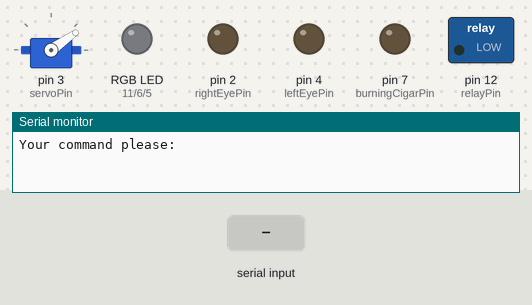
The sketch below on a simulated Arduino Uno, built with avr-gcc and run on an emulated ATmega328P. On the bench: servo, switched loads named in the sketch (green lamp = pin HIGH), an RGB LED mixed from three pins (HIGH = lit), output pins drawn as LEDs (lit = HIGH), the last lines printed to the serial monitor. Inputs (shaded band) come from the test bench. Dim RGB values are drawn brighter than linear; pins used as bus, display or sensor lines are not drawn.

Above: at 1.2 s.
1.3 s: "ERROR_ON" received over Serial
At 2.0 s:
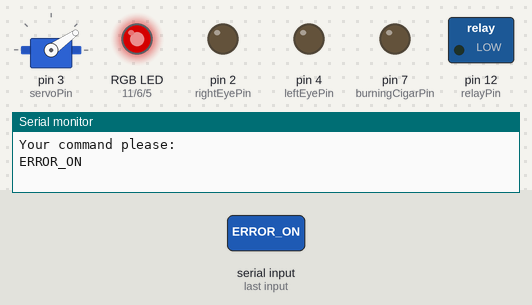
2.8 s: "BUILDING_ON" received over Serial
At 3.87 s:
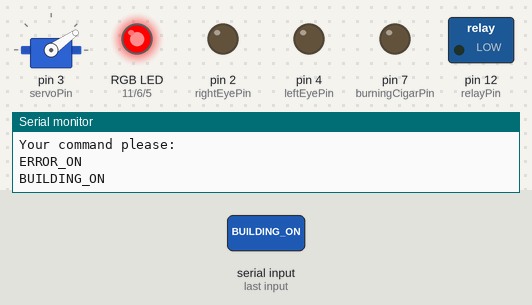
5.8 s: "SUCCESS_ON" received over Serial
At 7.79 s:
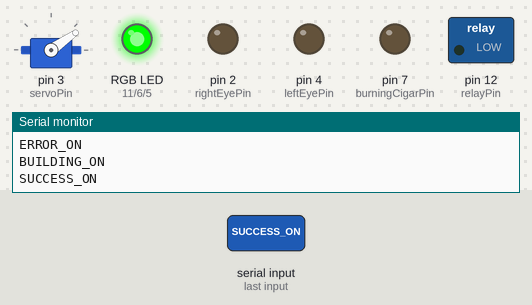
8.8 s: "LIGHTS_ON" received over Serial
At 10.8 s:
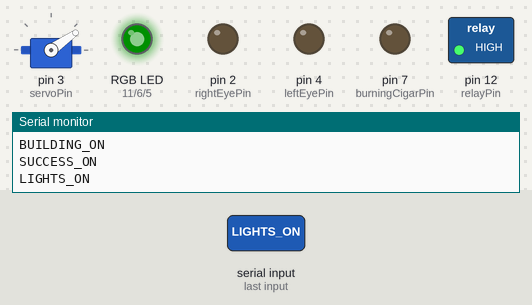
11.8 s: "MASTER_RED_ON" received over Serial
At 12.9 s:
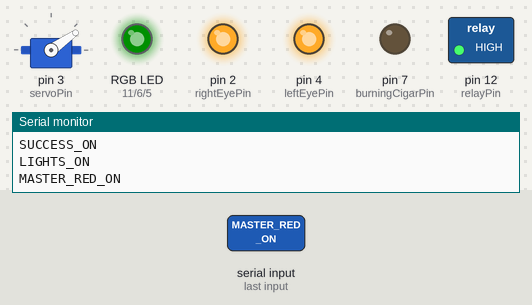
14.8 s: "LIGHTS_OFF" received over Serial
At 16.51 s:
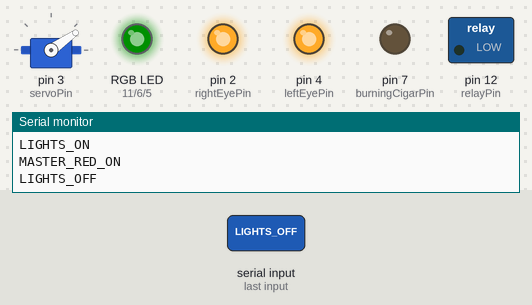
Timing chart, 0 to 18.8 s (numbered marks = the images above; inputs shaded):
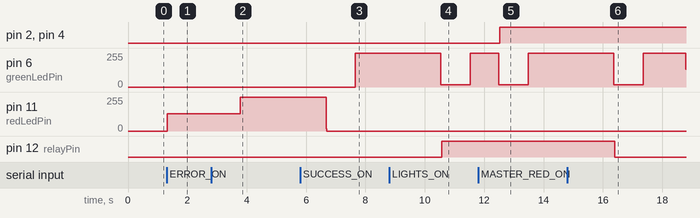

The sketch:

benderindicator.ino
```cpp
/**
 * CI-Monitoring (with bamboo) using Arduino, some LEDs, a rotating light, a little Java Backend and a Futurama Bender mask to give the project a face. Check out the video to get an idea: https://www.youtube.com/watch?v=t6Ux2xYcfyk
 */

#include <Servo.h>
#define rightEyePin 2
#define servoPin 3 //PWM
#define leftEyePin 4
#define blueLedPin 5 //PWM
#define greenLedPin 6 //PWM
#define burningCigarPin 7
//PIN 8
//PWM on PIN 9 disabled due to Servo
//PWM on PIN 10 disabled due to Servo
#define redLedPin 11 //PWM
#define relayPin 12
//PIN 13

Servo myservo;

/**
 * The following bool values are keeping the state over an extended timeperiod
 */
bool error = false;
bool lights = false;
bool success = false;
bool building = false;
bool systemenabled = true;
bool masterRed = false;
boolean cigarup = true;

/**
 * Info for hibernation
 */
unsigned long currentMillis = 0;
unsigned long lastCommandReceivedMillis = 0;

/**
 * Used for parallel port communication
 */
String comdata = "";

/**
 * Servo-Values to indicate a lowered and a raised cigar - adjust if needed!
 */
static int cigarLoweredAngle = 115;
static int cigarRaisedAngle = 35;

/**
 * Enable & Disable demo mode on startup
 */
static boolean demoModeEnabled = false;

void setup (){
  /**
   * Declare the LED Pins - all of them are of type "OUTPUT"
   */
  pinMode(blueLedPin, OUTPUT);
  pinMode(redLedPin, OUTPUT);
  pinMode(greenLedPin, OUTPUT);
  pinMode(relayPin,OUTPUT);
  pinMode(leftEyePin,OUTPUT);
  pinMode(rightEyePin,OUTPUT);
  pinMode(burningCigarPin,OUTPUT);


  //Demo at startup
  if(demoModeEnabled == true){
    demo();
  }

  myservo.attach(servoPin);

  /**
   * Initialize parallel port with default values
   */
  Serial.begin(9600);
  Serial.println("Your command please:");
  systemenabled = true;
}

void loop(){
  currentMillis = millis();

  //read string from serial monitor
  if(Serial.available()>0)  // if we get a valid byte, read analog ins:
  {
    comdata = "";
    while (Serial.available() > 0)
    {
      comdata += char(Serial.read());
      delay(2);
    }
    Serial.println(comdata);
    lastCommandReceivedMillis = millis();
  }

  if(currentMillis > lastCommandReceivedMillis + 60000){ //One minute without command - maybe client disconnected
     systemenabled = false;
  } else {
     systemenabled = true;
  }

  //Determine submitted commands
  if(comdata.indexOf("BUILDING_ON") > -1){
    building = true;
  }
  if(comdata.indexOf("BUILDING_OFF") > -1) {
    building = false;
  }
  if (comdata.indexOf("ERROR_ON") > -1){
    error = true;
    success = false;
  }
  if (comdata.indexOf("SUCCESS_ON") > -1) {
    success = true;
    error = false;
  }
  if(comdata.indexOf("LIGHTS_ON") > -1) {
    lights = true;
  }
  if(comdata.indexOf("LIGHTS_OFF") > -1) {
    lights = false;
  }
  if(comdata.indexOf("MASTER_RED_ON") > -1){
    masterRed = true;
  }
  if(comdata.indexOf("MASTER_RED_OFF") > -1){
    masterRed = false;
  }
  if(comdata.indexOf("LOWER_CIGAR") > -1){
    cigarup = false;
  }
  if(comdata.indexOf("RAISE_CIGAR") > -1){
    cigarup = true;
  }
  if(comdata.indexOf("INDICATORS_OFF") > -1){
    systemenabled = false;
  }
  if(comdata.indexOf("INDICATORS_ON") > -1){
    systemenabled = true;
  }

  if (systemenabled == true){
    if(lights == true){
      digitalWrite(relayPin, HIGH); //Close the relay
    } else {
      digitalWrite(relayPin, LOW);//Open the relay
    }
    if(masterRed == true){
      eyesRed();
    } else {
      analogWrite(leftEyePin,0);
      analogWrite(rightEyePin, 0);
    }
    if(cigarup == true){
      raiseCigar();
    } else {
      lowerCigar();
    }
    if(building == true){
      blinkBuildingLED();
    } else {
      shineLed();
    }
  } else {
    analogWrite(redLedPin, 0);
    analogWrite(greenLedPin, 0);
    analogWrite(blueLedPin, 0);
    analogWrite(leftEyePin,0);
    analogWrite(rightEyePin, 0);
    digitalWrite(relayPin, LOW);
    raiseCigar();
    blinkBlueLED();
  }
}


void eyesRed(){
    analogWrite(leftEyePin, 255);
    analogWrite(rightEyePin, 255);
}

void shineLed(){
  int activeLed = findActiveLed();

  //Switch all LEDs off
  if(activeLed != greenLedPin){
    analogWrite(greenLedPin, 0);
  }
  if(activeLed != redLedPin){
    analogWrite(redLedPin, 0);
  }
  if(activeLed != blueLedPin){
    analogWrite(blueLedPin, 0);
  }
  //Switch on active State-Led
  analogWrite(activeLed, 128);
}

int findActiveLed(){
  int activeLed = 0;
  if(success == true){
    activeLed = greenLedPin;
  } else if(error == true){
    activeLed = redLedPin;
  }

  return activeLed;
}

void blinkBuildingLED (){
  int delaytime = 4;
  analogWrite(greenLedPin, 0);
  analogWrite(redLedPin, 0);
  analogWrite(blueLedPin, 0);
  int activeLed = findActiveLed();

  for (int a=16; a<=255;a++){
    analogWrite(activeLed, a);
    delay(delaytime);
  }
  for (int a=255; a>=16;a--){
    analogWrite(activeLed, a);
    delay(delaytime);
  }
}

void blinkBlueLED ()
{
  int delaytime = 32;
  analogWrite(greenLedPin, 0);
  analogWrite(redLedPin, 0);
  analogWrite(blueLedPin, 0);

  for (int a=0; a<=64;a++){
    analogWrite(blueLedPin, a);
    delay(delaytime);
  }
  for (int a=64; a>=0;a--){
    analogWrite(blueLedPin, a);
    delay(delaytime);
  }
}

void lowerCigar(){
  //Find out wether cigar was lowered already
  delay(1000);
  int currentServoAngle = myservo.read();
  Serial.println("Angle:" + currentServoAngle);
  if(currentServoAngle != cigarLoweredAngle){
    myservo.write(cigarLoweredAngle);


    //Lighting the cigar
    for(int i = 250;i > 0;i=i-50){
      digitalWrite(burningCigarPin,LOW);
      delay(i);
      digitalWrite(burningCigarPin,HIGH);
      delay(i-25);
    }

    delay(1000);//wait for a second
  }

  digitalWrite(burningCigarPin,HIGH);
}

void raiseCigar(){
  digitalWrite(burningCigarPin,LOW);
  //Find out wether cigar was lowered already
  int currentServoAngle = myservo.read();
  if(currentServoAngle != cigarRaisedAngle){
    myservo.write(cigarRaisedAngle);
  }
}

//DEMO-Code
void demo(){

  // Check cigar
  lowerCigar();

  //Check Main- & Secondary indicators
  for(int i = 0;i<3;i++){
    demoLed(redLedPin);
    demoLed(leftEyePin);
    demoLed(rightEyePin);
    demoLed(blueLedPin);
    demoLed(leftEyePin);
    demoLed(rightEyePin);
    demoLed(greenLedPin);
    demoLed(leftEyePin);
    demoLed(rightEyePin);
  }

  //Check external relay (for rotating light)
  digitalWrite(relayPin, HIGH);
  delay(5000);
  digitalWrite(relayPin, LOW);

  //Check Main- & Secondary indicators (just for the show)
  for(int i = 0;i<3;i++){
    demoLed(redLedPin);
    demoLed(leftEyePin);
    demoLed(rightEyePin);
    demoLed(blueLedPin);
    demoLed(leftEyePin);
    demoLed(rightEyePin);
    demoLed(greenLedPin);
    demoLed(leftEyePin);
    demoLed(rightEyePin);
  }
  analogWrite(blueLedPin, 255);
  analogWrite(leftEyePin, 255);
  analogWrite(rightEyePin, 255);
  delay(2000);
  analogWrite(leftEyePin, 0);
  analogWrite(rightEyePin, 0);

  //Show pulsing blue LED to indicator completion of the Demo
  for(int j = 0; j < 3;j++){
    for (int a=255; a>=16;a--){
       analogWrite(blueLedPin, a);
       delay(4);
    }
    for (int a=16; a<=255;a++){
       analogWrite(blueLedPin, a);
       delay(4);
    }
  }
  analogWrite(blueLedPin, 0);
}

/**
 * Used in demo mode
 */
void demoLed(int led){
    analogWrite(led, 255);
    delay(150);
    analogWrite(led, 0);
}
```

Measured:
- after the input at 1.3 s, pin 11 (redLedPin): 0/255 → 128/255 at once
- after the input at 2.8 s, pin 11 (redLedPin): 128/255 → 255/255 after 0.98 s
- after the input at 5.8 s, pin 6 (greenLedPin): 0/255 → 255/255 after 1.9 s; pin 11 (redLedPin): 255/255 → 0/255 after 0.87 s
- after the input at 8.8 s, pin 6 (greenLedPin): 255/255 → 16/255 after 1.7 s, → 255/255 0.98 s later; pin 12 (relayPin): LOW → HIGH after 1.8 s
- after the input at 11.8 s, pin 2 (rightEyePin), pin 4 (leftEyePin): LOW → HIGH after 0.72 s; pin 6 (greenLedPin): 255/255 → 16/255 after 0.69 s, → 255/255 0.99 s later
- after the input at 14.8 s, pin 6 (greenLedPin): 255/255 → 16/255 after 1.6 s, → 255/255 0.98 s later, → 135/255 1.4 s later; pin 12 (relayPin): HIGH → LOW after 1.6 s
